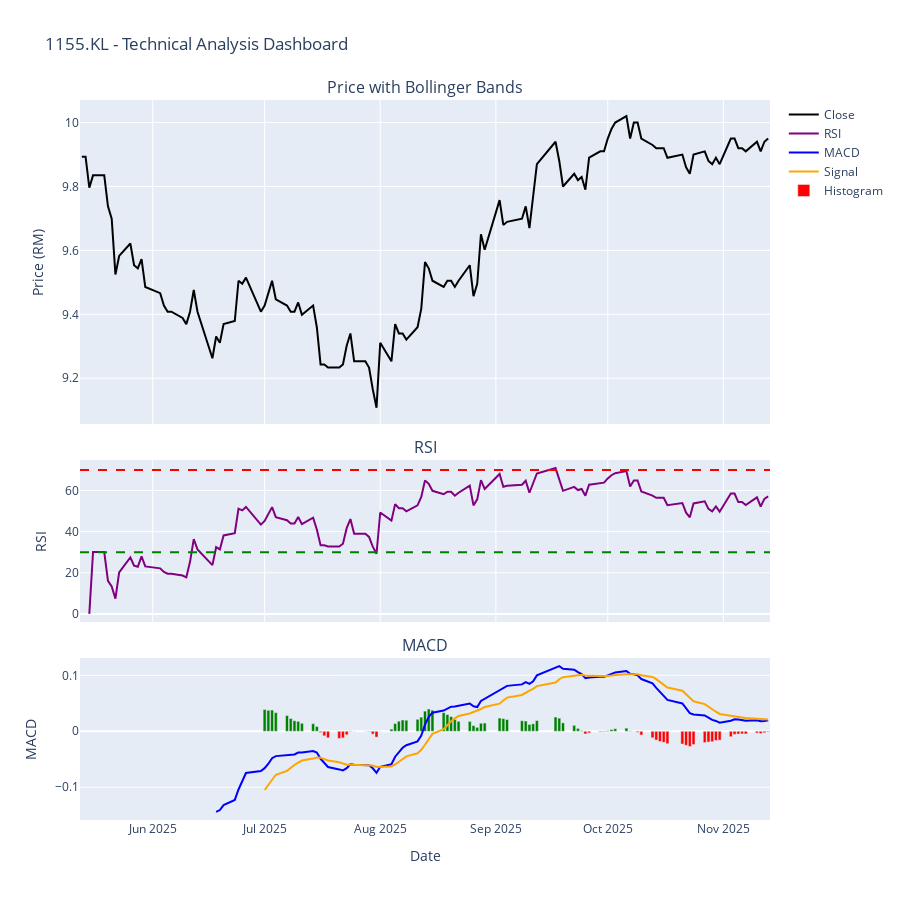

The cell this chart's notebook holds for it:
### Markdown cell above
## 7. Technical Analysis Visualization

Let's visualize our technical indicators to identify trading signals.

### Code cell
# Create comprehensive technical analysis dashboard
fig = make_subplots(
    rows=3, cols=1,
    shared_xaxes=True,
    subplot_titles=('Price with Bollinger Bands', 'RSI', 'MACD'),
    vertical_spacing=0.05,
    row_heights=[0.5, 0.25, 0.25]
)

# 1. Price with Bollinger Bands
fig.add_trace(go.Scatter(
    x=df_viz.index, y=df_viz['Close'],
    name='Close',
    line=dict(color='black', width=2)
), row=1, col=1)

if 'BBU_20_2.0' in df_viz.columns:
    fig.add_trace(go.Scatter(
        x=df_viz.index, y=df_viz['BBU_20_2.0'],
        name='Upper BB',
        line=dict(color='gray', width=1, dash='dash')
    ), row=1, col=1)
    
    fig.add_trace(go.Scatter(
        x=df_viz.index, y=df_viz['BBM_20_2.0'],
        name='Middle BB',
        line=dict(color='blue', width=1)
    ), row=1, col=1)
    
    fig.add_trace(go.Scatter(
        x=df_viz.index, y=df_viz['BBL_20_2.0'],
        name='Lower BB',
        line=dict(color='gray', width=1, dash='dash'),
        fill='tonexty'
    ), row=1, col=1)

# 2. RSI
fig.add_trace(go.Scatter(
    x=df_viz.index, y=df_viz['RSI'],
    name='RSI',
    line=dict(color='purple', width=2)
), row=2, col=1)

# Add RSI reference lines
fig.add_hline(y=70, line_dash="dash", line_color="red", row=2, col=1)
fig.add_hline(y=30, line_dash="dash", line_color="green", row=2, col=1)

# 3. MACD
if 'MACD_12_26_9' in df_viz.columns:
    fig.add_trace(go.Scatter(
        x=df_viz.index, y=df_viz['MACD_12_26_9'],
        name='MACD',
        line=dict(color='blue', width=2)
    ), row=3, col=1)
    
    fig.add_trace(go.Scatter(
        x=df_viz.index, y=df_viz['MACDs_12_26_9'],
        name='Signal',
        line=dict(color='orange', width=2)
    ), row=3, col=1)
    
    if 'MACDh_12_26_9' in df_viz.columns:
        colors = ['green' if val >= 0 else 'red' for val in df_viz['MACDh_12_26_9']]
        fig.add_trace(go.Bar(
            x=df_viz.index, y=df_viz['MACDh_12_26_9'],
            name='Histogram',
            marker_color=colors
        ), row=3, col=1)

# Update layout
fig.update_layout(
    title=f'{ticker} - Technical Analysis Dashboard',
    height=900,
    showlegend=True,
    hovermode='x unified'
)

fig.update_yaxes(title_text="Price (RM)", row=1, col=1)
fig.update_yaxes(title_text="RSI", row=2, col=1)
fig.update_yaxes(title_text="MACD", row=3, col=1)
fig.update_xaxes(title_text="Date", row=3, col=1)

fig.show()

print("\n📊 Technical Analysis Dashboard created!")
print("\n💡 How to interpret:")
print("  Bollinger Bands:")
print("    • Price near upper band = Potentially overbought")
print("    • Price near lower band = Potentially oversold")
print("  RSI:")
print("    • Above 70 = Overbought (red line)")
print("    • Below 30 = Oversold (green line)")
print("  MACD:")
print("    • Blue line crosses above orange = Bullish signal")
print("    • Blue line crosses below orange = Bearish signal")
